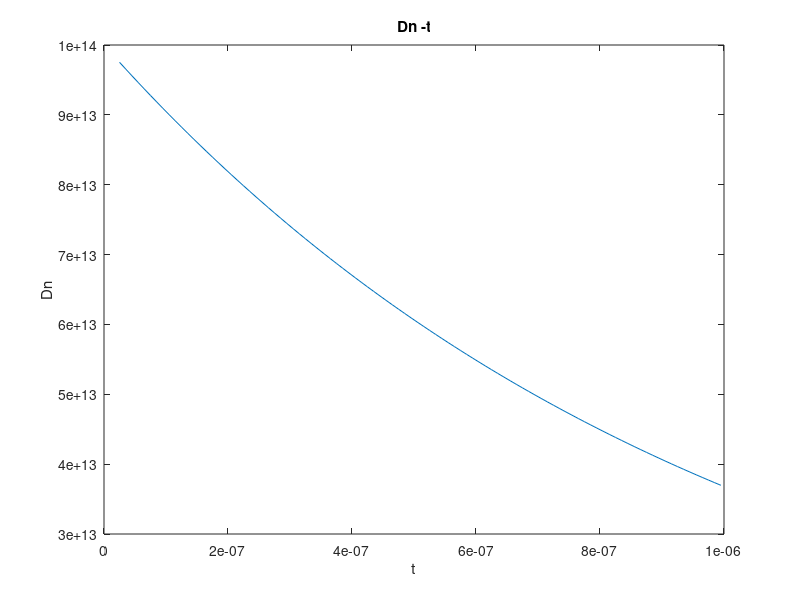

Source code (MATLAB):
T = 300;
i = 15;
tn = 10^(-6);
Gf = 10^20;
Dn0 = Gf*tn;
t = 10^(-8)*(1+0.1*i):10^(-8):10^(-6);
Dn = Dn0.*e.^(-t./tn);
plot(t,Dn)
xlabel("t");
ylabel("Dn");
title("Dn -t");